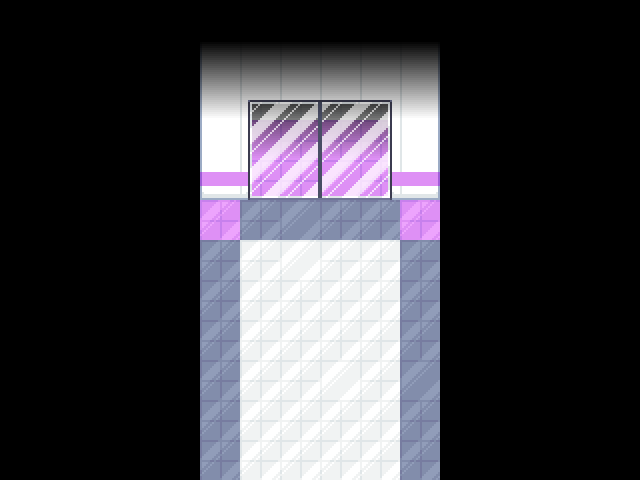

Below is a game level as drawn by its tile map, then a one-line description and the .tmx file that defines it, in full:
An orthogonal 16x12 tile map with 40x40 px tiles, 4 tile layers (tiles, a, door, decals), 2 tilesets and 14 objects (2x transition, 2x npc, floormirror, darkness, darknessSpotlight, ...).

<map version="1.11" tiledversion="1.12.2" orientation="orthogonal" renderorder="right-down" width="16" height="12" tilewidth="40" tileheight="40" infinite="0" nextlayerid="10" nextobjectid="40">
 <editorsettings>
  <export target="northHall.lua" format="lua" />
 </editorsettings>
 <properties>
  <property name="light" type="bool" value="true" />
  <property name="music" value="alley_ambience" />
 </properties>
 <tileset firstgid="1" source="../../tilesets/mall.tsx" />
 <tileset firstgid="57" source="../../tilesets/mall_doors.tsx" />
 <layer id="1" name="tiles" width="16" height="12">
  <data encoding="csv">
0,0,0,0,0,0,0,0,0,0,0,0,0,0,0,0,
0,0,0,0,0,8,9,9,9,9,10,0,0,0,0,0,
0,0,0,0,0,8,29,29,29,29,10,0,0,0,0,0,
0,0,0,0,0,8,38,31,31,31,10,0,0,0,0,0,
0,0,0,0,0,15,31,31,38,31,17,0,0,0,0,0,
0,0,0,0,0,31,30,37,30,30,31,0,0,0,0,0,
0,0,0,0,0,30,29,36,29,29,30,0,0,0,0,0,
0,0,0,0,0,30,29,29,29,29,30,0,0,0,0,0,
0,0,0,0,0,30,29,29,29,29,30,0,0,0,0,0,
0,0,0,0,0,30,29,29,36,29,37,0,0,0,0,0,
0,0,0,0,0,30,29,29,29,29,30,0,0,0,0,0,
0,0,0,0,0,30,29,29,29,29,30,0,0,0,0,0
</data>
 </layer>
 <objectgroup id="6" name="floormirror" class="objects">
  <object id="27" name="floormirror" x="200" y="200" width="240" height="280" />
 </objectgroup>
 <layer id="7" name="a" width="16" height="12">
  <data encoding="csv">
0,0,0,0,0,0,0,0,0,0,0,0,0,0,0,0,
0,0,0,0,0,0,0,0,0,0,0,0,0,0,0,0,
0,0,0,0,0,0,6,6,6,6,0,0,0,0,0,0,
0,0,0,0,0,0,13,13,13,13,0,0,0,0,0,0,
0,0,0,0,0,0,0,0,0,0,0,0,0,0,0,0,
0,0,0,0,0,0,0,0,0,0,0,0,0,0,0,0,
0,0,0,0,0,0,0,0,0,0,0,0,0,0,0,0,
0,0,0,0,0,0,0,0,0,0,0,0,0,0,0,0,
0,0,0,0,0,0,0,0,0,0,0,0,0,0,0,0,
0,0,0,0,0,0,0,0,0,0,0,0,0,0,0,0,
0,0,0,0,0,0,0,0,0,0,0,0,0,0,0,0,
0,0,0,0,0,0,0,0,0,0,0,0,0,0,0,0
</data>
 </layer>
 <layer id="8" name="door" width="16" height="12">
  <data encoding="csv">
0,0,0,0,0,0,0,0,0,0,0,0,0,0,0,0,
0,0,0,0,0,0,0,0,0,0,0,0,0,0,0,0,
0,0,0,0,0,0,57,58,59,60,0,0,0,0,0,0,
0,0,0,0,0,0,68,69,70,71,0,0,0,0,0,0,
0,0,0,0,0,0,79,80,81,82,0,0,0,0,0,0,
0,0,0,0,0,0,0,0,0,0,0,0,0,0,0,0,
0,0,0,0,0,0,0,0,0,0,0,0,0,0,0,0,
0,0,0,0,0,0,0,0,0,0,0,0,0,0,0,0,
0,0,0,0,0,0,0,0,0,0,0,0,0,0,0,0,
0,0,0,0,0,0,0,0,0,0,0,0,0,0,0,0,
0,0,0,0,0,0,0,0,0,0,0,0,0,0,0,0,
0,0,0,0,0,0,0,0,0,0,0,0,0,0,0,0
</data>
 </layer>
 <layer id="2" name="decals" width="16" height="12">
  <data encoding="csv">
0,0,0,0,0,0,0,0,0,0,0,0,0,0,0,0,
0,0,0,0,0,6,6,6,6,6,6,0,0,0,0,0,
0,0,0,0,0,13,13,13,13,13,13,0,0,0,0,0,
0,0,0,0,0,0,0,0,0,0,0,0,0,0,0,0,
0,0,0,0,0,0,0,0,0,0,0,0,0,0,0,0,
0,0,0,0,0,0,0,0,0,0,0,0,0,0,0,0,
0,0,0,0,0,0,0,0,0,0,0,0,0,0,0,0,
0,0,0,0,0,0,0,0,0,0,0,0,0,0,0,0,
0,0,0,0,0,0,0,0,0,0,0,0,0,0,0,0,
0,0,0,0,0,0,0,0,0,0,0,0,0,0,0,0,
0,0,0,0,0,0,0,0,0,0,0,0,0,0,0,0,
0,0,0,0,0,0,0,0,0,0,0,0,0,0,0,0
</data>
 </layer>
 <objectgroup color="#0000ff" id="5" name="collision">
  <object id="1" x="160" y="200" width="40" height="280" />
  <object id="4" x="440" y="200" width="40" height="280" />
  <object id="30" x="200" y="160" width="50" height="40" />
  <object id="31" x="390" y="160" width="50" height="40" />
 </objectgroup>
 <objectgroup color="#ff00ff" id="3" name="objects">
  <object id="5" name="transition" x="250" y="160" width="140" height="40">
   <properties>
    <property name="map" value="mall/marieRoom" />
    <property name="marker" value="entry" />
   </properties>
  </object>
  <object id="15" name="npc" x="195" y="360" width="40" height="40">
   <properties>
    <property name="actor" value="bench/right" />
    <property name="cutscene" value="generic.bench" />
   </properties>
  </object>
  <object id="18" name="npc" x="405" y="360" width="40" height="40">
   <properties>
    <property name="actor" value="bench/left" />
    <property name="cutscene" value="generic.bench" />
   </properties>
  </object>
  <object id="33" name="transition" x="200" y="480" width="240" height="40">
   <properties>
    <property name="map" value="mall/hall" />
    <property name="marker" value="top" />
   </properties>
  </object>
  <object id="38" name="darkness" x="40" y="40">
   <point />
  </object>
  <object id="39" name="darknessSpotlight" x="320" y="150">
   <properties>
    <property name="alpha" type="float" value="0.3" />
    <property name="count" type="int" value="5" />
    <property name="move" type="int" value="14" />
    <property name="radius" type="int" value="80" />
    <property name="speed" type="float" value="0.3" />
   </properties>
   <point />
  </object>
 </objectgroup>
 <objectgroup color="#7f00ff" id="4" name="markers">
  <object id="8" name="spawn" x="320" y="320">
   <point />
  </object>
  <object id="34" name="doors" x="320" y="240">
   <point />
  </object>
  <object id="35" name="entry" x="320" y="460">
   <point />
  </object>
 </objectgroup>
</map>
